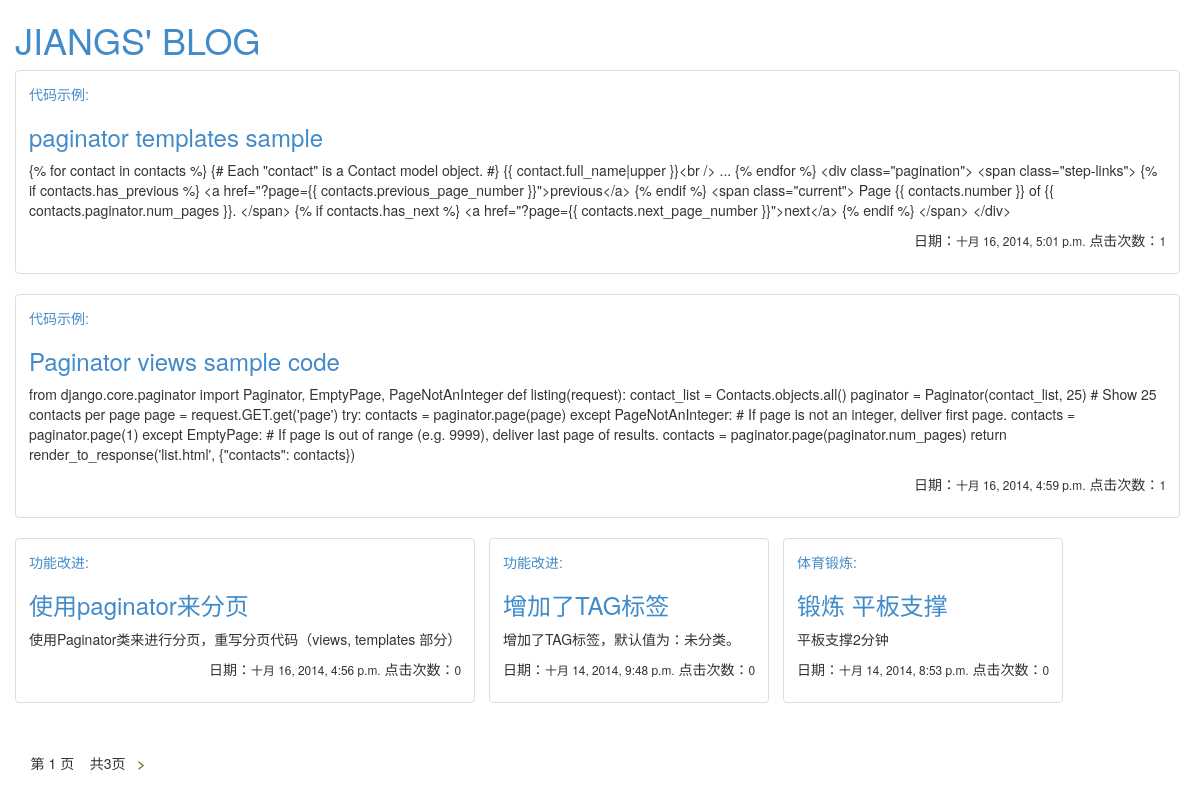
Screenshot of /blogs/1/ with the database file from the repository.
### blogs/models.py (models this page shows, shortened)
class Blog(models.Model):
  tag = models.CharField(max_length=10,default=u'未分类')
  title = models.CharField(max_length = 30,default=u'无标题')
  context = models.TextField(default='无内容')
  pub_date = models.DateTimeField('date published')
  visit_count = models.IntegerField(default=0)

### blogs/views.py (the view)
# urls.py: url(r'^(?P<page_index>\d+)/$', views.page, name='page'),
def page(request, page_index=1):
    blogs = listing(Blog.objects.all().order_by('-pub_date'), page_index)
    return render(request, 'blogs/index.html', {'blogs':blogs})

### blogs/views.py (called while the page is built)
def listing(page, page_index):
    per_page = 5
    paginator = Paginator(page, per_page) # Show 25 contacts per page
    try:
        page_index = int(page_index)
    except TypeError:
        page_index = 1
    try:
        blogs = paginator.page(page_index)
    except PageNotAnInteger:
        blogs = paginator.page(1) # If page is not an integer, deliver first page.
    except EmptyPage:
        blogs = paginator.page(paginator.num_pages) # If page is out of range (e.g. 9999), deliver last page of results.
    return blogs

### blogs/templates/blogs/index.html (shortened to what this page needs)
{% load staticfiles %}
<!DOCTYPE html>
<html>
<head>
    <link href="{% static "blogs/css/bootstrap.min.css" %}" rel="stylesheet">
</head>
<body>
<div class="container-fluid">
    <div class="row-fluid">
        <div class="span12" bgcolor="black">
            <h1 class="text-uppercase" ><a href="/blogs/">jiangs' blog</a></h1>
        </div>
    </div>
    <div class="row-fluid">
        <ul class="thumbnails list-inline">
                {% if blogs %}
                {% for blog in blogs %}
                <li class="span4">
                    <div class="thumbnail">
                        <div class="caption">
                            <a href='/blogs/tag/{{blog.tag}}/'>{{blog.tag}}:</a>
                            <h3>
                                <a href="/blogs/detail/{{blog.id}}/">{{blog.title}}</a>
                            </h3>
                            <p>
                                {{blog.context}}
                            </p>
                            <p class='text-right'>
                                日期：<small>{{blog.pub_date}}</small> 点击次数：<small>{{blog.visit_count}}</small>
                            </p>
                        </div>
                    </div>
                </li>
                {% endfor %}
                {% endif %}
            </ul>
        <div class="span4">
            <div class="pagination">
                <span class="step-links">
                <span class="current">
                    &nbsp;&nbsp;&nbsp;&nbsp;第 {{ blogs.number }} 页&nbsp;&nbsp;&nbsp;&nbsp;共{{ blogs.paginator.num_pages }}页
                </span>
                    {% if blogs.has_next %}
                    <a class="text-warning" href="/blogs/{{ blogs.next_page_number }}"><strong>&nbsp;&nbsp;&gt&nbsp;&nbsp;</strong></a>
                    {% endif %}
                </span>
            </div>
        </div>
    </div>
</div>
</body>
</html>

### rows the page displays
Blog: tag "代码示例", title "paginator templates sample", context "{% for contact in contacts %} {# Each \"contact\" is a Contact model object. #} {{ contact.full_name|upper }}<br /> ... {% endfor %} <div class=\"pagination\"> <span class=\"step-links\"> {% if contacts.has_previous %} <a href=\"?page={{ contacts.previous_page_number }}\">previous</a> {% endif %} <span class=\"current\"> Page {{ contacts.number }} of {{ contacts.paginator.num_pages }}. </span> {% if contacts.has_next %} <a href=\"?page={{ contacts.next_page_number }}\">next</a> {% endif %} </span> </div>", pub_date "十月 16, 2014, 5:01 p.m.", visit_count "1"
Blog: tag "代码示例", title "Paginator views sample code", context "from django.core.paginator import Paginator, EmptyPage, PageNotAnInteger def listing(request): contact_list = Contacts.objects.all() paginator = Paginator(contact_list, 25) # Show 25 contacts per page page = request.GET.get('page') try: contacts = paginator.page(page) except PageNotAnInteger: # If page is not an integer, deliver first page. contacts = paginator.page(1) except EmptyPage: # If page is out of range (e.g. 9999), deliver last page of results. contacts = paginator.page(paginator.num_pages) return render_to_response('list.html', {\"contacts\": contacts})", pub_date "十月 16, 2014, 4:59 p.m.", visit_count "1"
Blog: tag "功能改进", title "使用paginator来分页", context "使用Paginator类来进行分页，重写分页代码（views, templates 部分）", pub_date "十月 16, 2014, 4:56 p.m.", visit_count "0"
Blog: tag "功能改进", title "增加了TAG标签", context "增加了TAG标签，默认值为：未分类。", pub_date "十月 14, 2014, 9:48 p.m.", visit_count "0"
Blog: tag "体育锻炼", title "锻炼 平板支撑", context "平板支撑2分钟", pub_date "十月 14, 2014, 8:53 p.m.", visit_count "0"

### other values shown
{{ blogs.number }} "1"
{{ blogs.paginator.num_pages }} "3"
